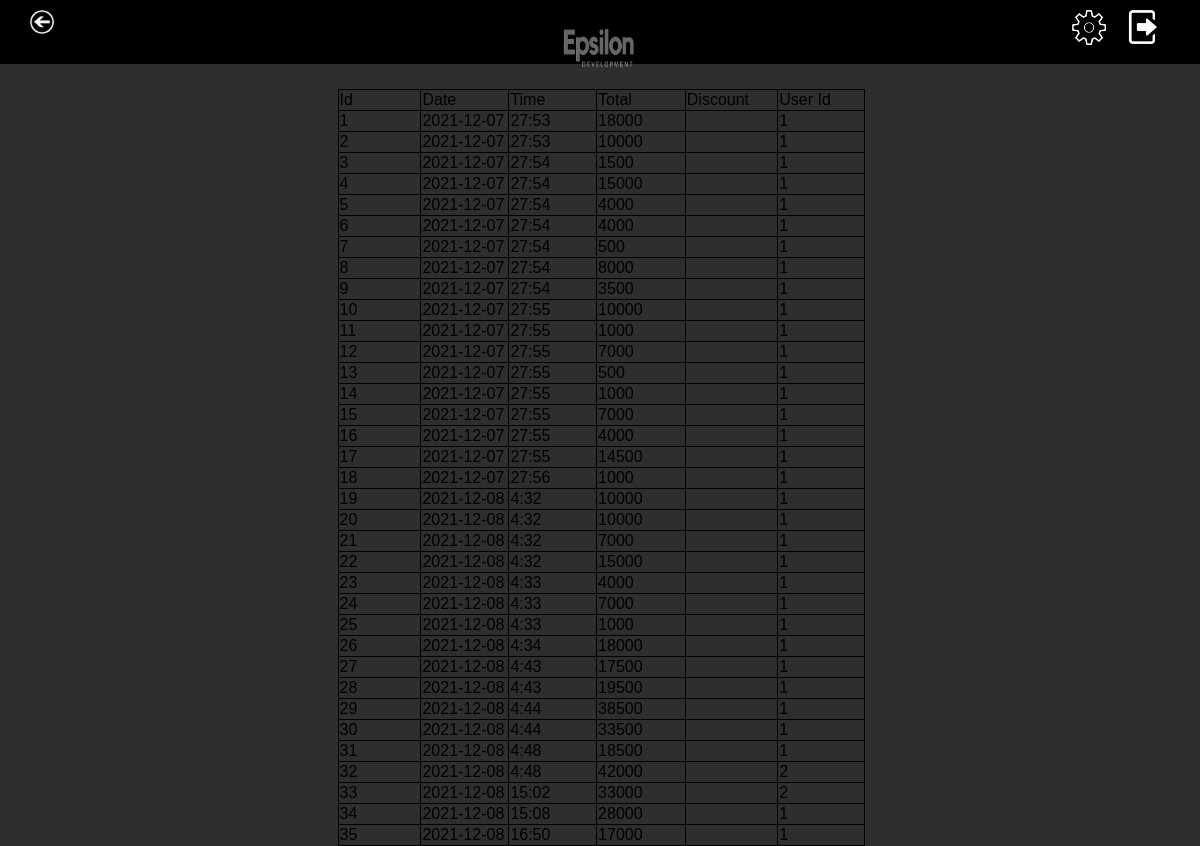
Screenshot of /ReviewPreviousInvoices.php (signed in) with the database file from the repository.
### tables this page shows
CREATE TABLE IF NOT EXISTS `invoice` (
  `id` int(11) NOT NULL,
  `date` date DEFAULT NULL,
  `time` varchar(15) DEFAULT NULL,
  `paid` int(11) DEFAULT '0',
  `payment_method` varchar(50) DEFAULT NULL,
  `total` int(11) DEFAULT NULL,
  `discount` int(11) DEFAULT NULL,
  `discount_amount` int(11) DEFAULT NULL,
  `user_id` int(11) DEFAULT NULL,
  `closing` int(11) NOT NULL,
  `block` int(11) NOT NULL DEFAULT '0',
  PRIMARY KEY (`id`)
);

### ReviewPreviousInvoices.php (the view, shortened to what this page needs)
<?php
require 'header2.php';
if(isset($_SESSION['id'])){
  ?>
	<div class="col-md-12">
    <div class="col-md-3">
    </div>
    <div class="col-md-6">
		<div class="returninvoicetable">
			<table>
			<tr>
				<td class="tablereturninv">Id</td>
				<td class="tablereturninv">Date</td>
				<td class="tablereturninv">Time</td>
				<td class="tablereturninv">Total</td>
				<td class="tablereturninv">Discount</td>
				<td class="tablereturninv">User Id</td>
			</tr>
      <tr>
        <?php
        $q1 = "SELECT * FROM invoice where paid=1 order by id;";
        $r1 = mysql_query($q1);
        while ($row = mysql_fetch_array($r1)) {
        ?>
        <td class="tablereturninv"><?php echo $row["id"];?></td>
        <td class="tablereturninv"><?php echo $row["date"];?></td>
        <td class="tablereturninv"><?php echo $row["time"];?></td>
        <td class="tablereturninv"><?php echo $row["total"];?></td>
        <td class="tablereturninv"><?php echo $row["discount"];?></td>
        <td class="tablereturninv"><?php echo $row["user_id"];?></td>
      </tr>
      <?php
    } ?>
			</table>
		</div>
	</div>
  <div class="col-md-3">
  </div>
</div>
  <?php
}
?>

### style.css (style rules this page uses)
* { margin: 0; padding: 0; font-family: 'El Messiri', sans-serif ; }
body { width : 100%; height : 100%; color : black !important; background: #2E2E2E !important; }
td { border: 1px solid black !important; }
.returninvoicetable { text-align: center; width: 95%; margin-top: 25px; margin-left: 15px; }
.tablereturninv { width: 100px; padding: 1px; }

### rows the page displays
invoice: id "1", date "2021-12-07", time "27:53", total "18000", user "1"
invoice: id "2", date "2021-12-07", time "27:53", total "10000", user "1"
invoice: id "3", date "2021-12-07", time "27:54", total "1500", user "1"
invoice: id "4", date "2021-12-07", time "27:54", total "15000", user "1"
invoice: id "5", date "2021-12-07", time "27:54", total "4000", user "1"
invoice: id "6", date "2021-12-07", time "27:54", total "4000", user "1"
invoice: id "7", date "2021-12-07", time "27:54", total "500", user "1"
invoice: id "8", date "2021-12-07", time "27:54", total "8000", user "1"
invoice: id "9", date "2021-12-07", time "27:54", total "3500", user "1"
invoice: id "10", date "2021-12-07", time "27:55", total "10000", user "1"
invoice: id "11", date "2021-12-07", time "27:55", total "1000", user "1"
invoice: id "12", date "2021-12-07", time "27:55", total "7000", user "1"
invoice: id "13", date "2021-12-07", time "27:55", total "500", user "1"
invoice: id "14", date "2021-12-07", time "27:55", total "1000", user "1"
invoice: id "15", date "2021-12-07", time "27:55", total "7000", user "1"
invoice: id "16", date "2021-12-07", time "27:55", total "4000", user "1"
invoice: id "17", date "2021-12-07", time "27:55", total "14500", user "1"
invoice: id "18", date "2021-12-07", time "27:56", total "1000", user "1"
invoice: id "19", date "2021-12-08", time "4:32", total "10000", user "1"
invoice: id "20", date "2021-12-08", time "4:32", total "10000", user "1"
invoice: id "21", date "2021-12-08", time "4:32", total "7000", user "1"
invoice: id "22", date "2021-12-08", time "4:32", total "15000", user "1"
invoice: id "23", date "2021-12-08", time "4:33", total "4000", user "1"
invoice: id "24", date "2021-12-08", time "4:33", total "7000", user "1"
invoice: id "25", date "2021-12-08", time "4:33", total "1000", user "1"
invoice: id "26", date "2021-12-08", time "4:34", total "18000", user "1"
invoice: id "27", date "2021-12-08", time "4:43", total "17500", user "1"
invoice: id "28", date "2021-12-08", time "4:43", total "19500", user "1"
invoice: id "29", date "2021-12-08", time "4:44", total "38500", user "1"
invoice: id "30", date "2021-12-08", time "4:44", total "33500", user "1"
invoice: id "31", date "2021-12-08", time "4:48", total "18500", user "1"
invoice: id "32", date "2021-12-08", time "4:48", total "42000", user "2"
invoice: id "33", date "2021-12-08", time "15:02", total "33000", user "2"
invoice: id "34", date "2021-12-08", time "15:08", total "28000", user "1"
invoice: id "35", date "2021-12-08", time "16:50", total "17000", user "1"
